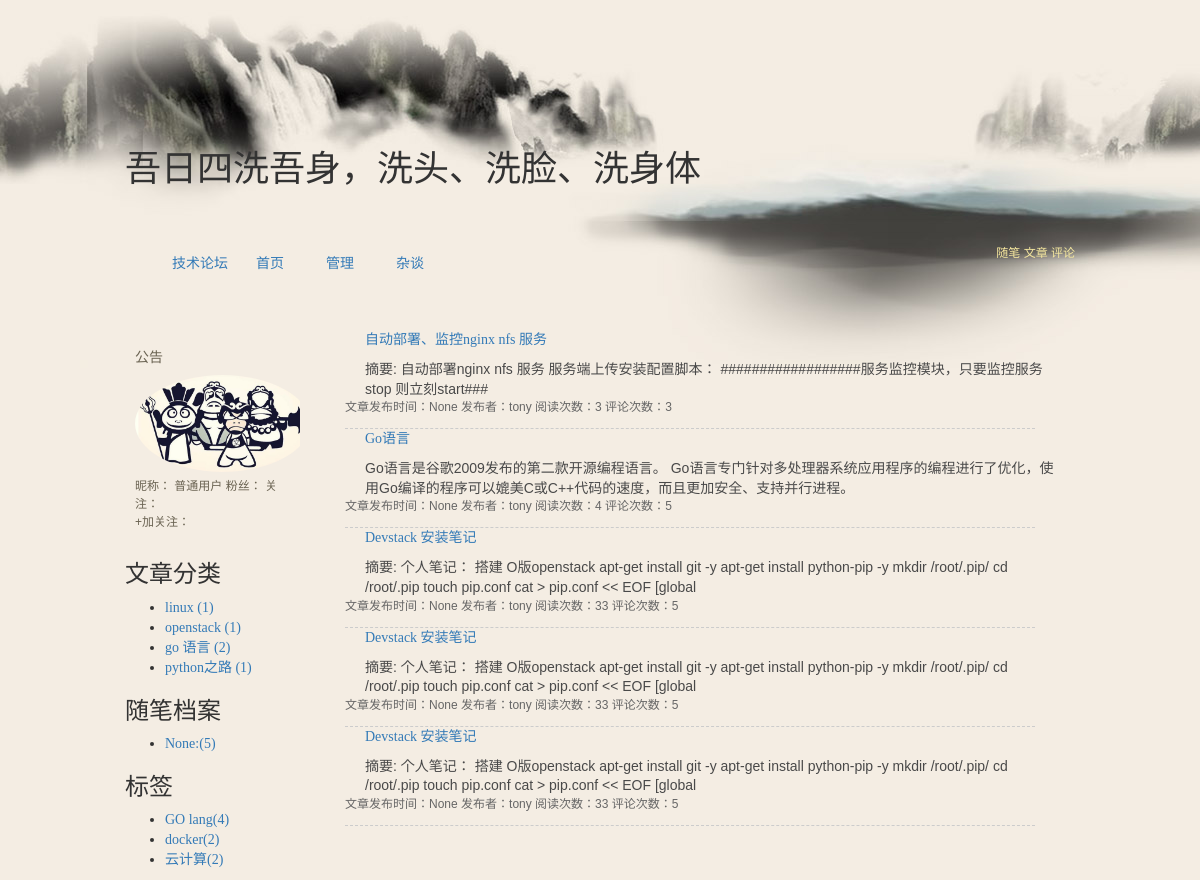
Screenshot of /tonycloud with the database file from the repository.
### app01/models.py (models this page shows, shortened)
class Blog(models.Model):
    nid = models.BigAutoField(primary_key=True)
    title = models.CharField(verbose_name='个人博客标题', max_length=64)
    site = models.CharField(verbose_name='个人博客后缀', max_length=32, unique=True)
    theme = models.CharField(verbose_name='博客主题', max_length=32)
    user = models.OneToOneField(to='UserInfo', to_field='nid')

class Article(models.Model):
    nid = models.BigAutoField(primary_key=True)
    title = models.CharField(verbose_name='文章标题', max_length=128)
    summary = models.CharField(verbose_name='文章简介', max_length=255)
    read_count = models.IntegerField(default=0)
    comment_count = models.IntegerField(default=0)
    up_count = models.IntegerField(default=0)
    down_count = models.IntegerField(default=0)
    create_time = models.DateTimeField(verbose_name='创建时间', auto_now_add=True)
    blog = models.ForeignKey(verbose_name='所属博客', to='Blog', to_field='nid')
    category = models.ForeignKey(verbose_name='文章类型', to='Category', to_field='nid', null=True)
    type_choices = [
        (1, "Python"),
        (2, "Linux"),
        (3, "OpenStack"),
        (4, "GoLang"),
    ]
    article_type_id = models.IntegerField(choices=type_choices, default=None)
    tags = models.ManyToManyField(
        to="Tag",
        through='Article2Tag',
        through_fields=('article', 'tag'),
    )

class UserInfo(models.Model):
    nid = models.BigAutoField(primary_key=True)
    username = models.CharField(verbose_name='用户名', max_length=32, unique=True)
    password = models.CharField(verbose_name='密码', max_length=64)
    nickname = models.CharField(verbose_name='昵称', max_length=32)
    email = models.EmailField(verbose_name='邮箱', unique=True)
    avatar = models.ImageField(verbose_name='头像')
    create_time = models.DateTimeField(verbose_name='创建时间', auto_now_add=True)
    fans = models.ManyToManyField(verbose_name='粉丝们',
                                  to='UserInfo',
                                  through='UserFans',
                                  related_name='f',
                                  through_fields=('user','follower'))

class Category(models.Model):
    nid = models.AutoField(primary_key=True)
    title = models.CharField(verbose_name='分类标题', max_length=32)
    blog = models.ForeignKey(verbose_name='所属博客', to='Blog', to_field='nid')

class Tag(models.Model):
    nid = models.AutoField(primary_key=True)
    title = models.CharField(verbose_name='标签名称', max_length=32)
    blog = models.ForeignKey(verbose_name='所属博客', to='Blog', to_field='nid')

### app01/views.py (the view)
# urls.py: url(r'^(\w+)$',views.home),
def home(request,site):
    blog=models.Blog.objects.filter(site=site).first()
    if not blog:
        return redirect('/')
    blog_count=models.Article.objects.filter(blog=blog).values('category_id','category__title','blog_id').annotate(c=Count('nid'))
    article_list=models.Article.objects.filter(blog=blog.nid)#获取这个博客的文章对象，给前端展示所有文章
    print(blog_count,';;')
    article2tag=models.Article.objects.filter(blog=blog).values("tags__title").annotate(c=Count('nid'))
    date_list=models.Article.objects.filter(blog=blog).extra(select={'c':"strftime('%%Y-%%m',create_time)"}).values('c').annotate(ct=Count('nid'))
    print(date_list)
    return render(request,'home.html',{'date_list':date_list,'article2tag':article2tag,'blog_count':blog_count,'site':site,'blog':blog,'article_list':article_list})

### templates/home.html (shortened to what this page needs)
{% extends 'home_layout.html' %}
{% block blog_title %}
{{ blog.title }}
{% endblock %}
{% block personal_index %}
{{ blog.site }}
{% endblock %}
{% block blog_avatar %}
{{ blog.user.avatar }}
{% endblock %}
{% block blog_nickname %}
{{ blog.user.nickname }}
{% endblock %}
{% block article_date%}
{% for at in date_list %}
{{ at.c }}:({{ at.ct }})
{% endfor %}
{% endblock %}

### templates/home_layout.html (shortened to what this page needs)
<!DOCTYPE html>
<html lang="en">
<head>
    <link rel="stylesheet" href="/static/css/bootstrap.css">
    <link rel="stylesheet" href="/static/css/commons.css">
    <link rel="stylesheet" href="/static/font-awesome-4.7.0/css/font-awesome.css">
</head>
<body style="background-color: #f4ede3">
<div id="home">
     <div class="home-header">
        <div class="home-blog-title">
            <h1>{% block blog_title %}{% endblock %}</h1>
        </div>
         <div class="navigator">
             <ul id="navList">
                 <li><a href="/index/">技术论坛</a></li>
                 <li><a href="{% block personal_index %}{% endblock %}{% block personal_index2 %}{% endblock %}">首页</a></li>
                 <li><a href="/manger/">管理</a></li>
                 <li><a href="/index/">杂谈</a></li>
             </ul>
             <div id="blogStats">
                 <div id="blog_stats">
                     <span id="stats_post_count">随笔</span>
                     <span id="stats_article_count">文章</span>
                     <span id="stats-comment_count">评论</span>
                 </div>
             </div>
         </div>
     </div>
    <div id="main">
        <div id="mainContent">
            {% include 'current_all_article.html' %}
        </div>
        <div id="sideBar">
            <div id="sideBarMain">
                <div class="newsItem">
                    <h5 class="catListTitle">公告</h5>
                    <div id="blog-news">
                        <img src="{% block blog_avatar %}{% endblock %}{% block category_userinfo %}{% endblock %}"  style="border-radius:60%; width: 175px;" alt="">
                        <div id="profile_block">
                            昵称：<span>{% block blog_nickname %}{% endblock %}{% block blog_nickname2 %}{% endblock %}</span>
                            粉丝：
                            关注：
                            <div id="p_b_follow">
                                <a href=""></a>+加关注：
                            </div>
                        </div>
                    </div>
                </div>
                <div id="leftcontentcontainer">
                    <div id="blog-sidecolumn">
                        <div id="sidebar_categories">
                            <div id="sidebar_postcategory">
                                <h3>文章分类</h3>
                                <ul>
                                   {% include 'category_model.html' %}
                                </ul>
                            </div>
                            <div id="sidebar_postarchive">
                                <h3>随笔档案</h3>
                                <ul>
                                    <li><a href="">{% block article_date %}{% endblock %}</a></li>
                                </ul>
                            </div>
                            <div id="sidebar_articletag">
                                <h3>标签</h3>
                                <ul>
                                    {% include 'tag_model.html' %}
                                </ul>
                            </div>
                        </div>
                    </div>
                </div>
            </div>
        </div>
    </div>
</div>
</body>
</html>

### templates/current_all_article.html
{% for article  in article_list %}
    <div class="forFlow">
        <div class="day">
            <div class="postTitle">
                <a href="/detail/{{ article.nid }}.html">{{ article.title }}</a>
            </div>
            <div class="postCon">{{ article.summary }}
           </div>
        </div>
        <div class="postDesc">
            文章发布时间：{{ article.create_time }}
            发布者：{{ article.blog.user.username }}
            阅读次数：{{ article.read_count }}
            评论次数：{{ article.comment_count }}
        </div>
    </div>
{% endfor %}

### templates/category_model.html
{% for category1 in blog_count %}
<li><a href="/category/{{ category1.category_id }}/{{ category1.blog_id }}.html">
{{ category1.category__title }} ({{ category1.c }})
</a>
</li>
{% endfor %}

### templates/tag_model.html (shortened to what this page needs)
{% for current_tag  in article2tag %}
     {% if current_tag.tags__title %}
        <li style="text-decoration: none"><a href="">{{ current_tag.tags__title }}({{ current_tag.c }})</a></li>
    {% endif %}
{% endfor %}

### static/css/commons.css (style rules this page uses)
body { margin: 0; background: local; }
.home-header { position: relative; top: 0; left: auto; width: 950px; height: 310px; margin: auto; border: none; padding: 0; background: none }
.home-blog-title { position: relative; top: 130px; left: 0; width: 740px; height: 75px; margin: 0; border: none; padding: 0; background: none }
.navigator { position: relative; top: 150px; left: 0; height: 40px; clear: both; }
#navList { min-height: 40px; float: left }
#navList li { list-style: none; float: left; }
#navList a { display: block; width: 70px; height: 31px; float: left; text-align: center; padding-top: 9px; font-size: 14px; font-family: 微软雅黑, 微软雅黑, 微软雅黑, 微软雅黑 }
#blogStats { float: right; margin: 0; border: none; padding: 0; background: none; color: #f5e79e; font-family: Arial, Helvetica, sans-serif; font-size: 12px; font-weight: normal; text-decoration: none }
#stats_post_count { font-family: Arial, Helvetica, sans-serif; font-size: 12px; font-weight: normal; text-decoration: none; }
#stats_article_count { color: #f5e79e; font-family: Arial, Helvetica, sans-serif; font-size: 12px; font-weight: normal; text-decoration: none; }
#home { position: absolute; top: 0; left: 0; z-index: 100; width: 100%; height: auto; margin: 0; border: none; padding: 0; background-color: #f4ede3; background-image: url(/static/img/top.jpg); background-position: top center; background-repeat: no-repeat; font-family: 微软雅黑 }
#main { position: relative; top: 0; left: auto; width: 950px; height: auto; margin: auto; border: none; padding-right: 0 }
#mainContent { float: right }
#mainContent .forFlow { background-position: right top }
.day { position: relative; width: 690px; height: auto; margin: 0 20px 0 20px; border: none; padding: 0 }
.postTitle { position: relative; width: 690px; margin: 0; border: none; padding: 0 }
.postCon { position: relative; width: 690px; height: auto; margin: 10px 0 0 0; border: none; padding: 0; color: #494949; font-family: Arial, Helvetica, sans-serif; font-size: 14px; font-weight: normal; text-decoration: none; line-height: 1.4; }
.postDesc { position: relative; width: 690px; height: 30px; margin: 0; border-bottom: #ccc 1px dashed; padding: 0; color: #666; font-family: Arial, Helvetica, sans-serif; font-size: 12px; font-weight: normal; text-decoration: none; line-height: 1.4 }
#sideBar { width: 205px; height: auto; float: left }
#sideBarMain { position: relative; width: 205px; height: auto; margin: 0; border: none; padding: 0; background: none }
.newsItem { position: relative; width: 185px; height: auto; margin: 0 0 15px 0; border: none; padding: 10px; color: #6a6352; font-family: Arial, Helvetica, sans-serif; font-size: 12px; font-weight: normal; text-decoration: none }
#blog-news { overflow: hidden; }
#profile_block { margin-top: 5px; line-height: 1.5; text-align: left }
#leftcontentcontainer { position: relative; width: 205px; height: auto; margin: 0; border: none; padding: 0; background: none }

### rows the page displays
Blog: title "吾日四洗吾身，洗头、洗脸、洗身体", user.avatar (picture), user.nickname "普通用户"
Article: title "自动部署、监控nginx nfs 服务", summary "摘要: 自动部署nginx nfs 服务 服务端上传安装配置脚本： ##################服务监控模块，只要监控服务 stop 则立刻start###", create_time "None", blog.user.username "tony", read_count "3", comment_count "3"
Article: title "Go语言", summary "Go语言是谷歌2009发布的第二款开源编程语言。 Go语言专门针对多处理器系统应用程序的编程进行了优化，使用Go编译的程序可以媲美C或C++代码的速度，而且更加安全、支持并行进程。", create_time "None", blog.user.username "tony", read_count "4", comment_count "5"
Article: title "Devstack 安装笔记", summary "摘要: 个人笔记： 搭建 O版openstack apt-get install git -y apt-get install python-pip -y mkdir /root/.pip/ cd /root/.pip touch pip.conf cat > pip.conf << EOF [global", create_time "None", blog.user.username "tony", read_count "33", comment_count "5"
Article: title "Devstack 安装笔记", summary "摘要: 个人笔记： 搭建 O版openstack apt-get install git -y apt-get install python-pip -y mkdir /root/.pip/ cd /root/.pip touch pip.conf cat > pip.conf << EOF [global", create_time "None", blog.user.username "tony", read_count "33", comment_count "5"
Article: title "Devstack 安装笔记", summary "摘要: 个人笔记： 搭建 O版openstack apt-get install git -y apt-get install python-pip -y mkdir /root/.pip/ cd /root/.pip touch pip.conf cat > pip.conf << EOF [global", create_time "None", blog.user.username "tony", read_count "33", comment_count "5"
Category: category__title "linux", c "1"
Category: category__title "openstack", c "1"
Category: category__title "go 语言", c "2"
Category: category__title "python之路", c "1"
Tag: tags__title "docker", c "2"

### other values shown
{{ at.c }} "None"
{{ at.ct }} "5"
{{ current_tag.tags__title }} "GO lang" "云计算"
{{ current_tag.c }} "4" "2"
